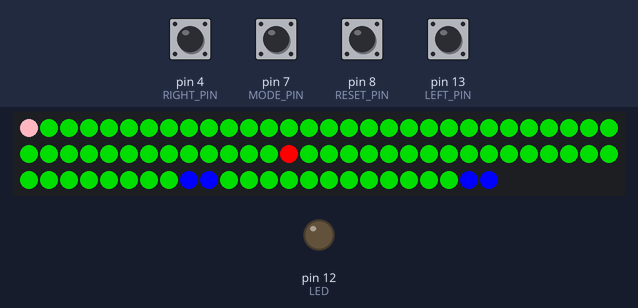
This sketch was run on a simulated Arduino Uno, built with avr-gcc and run on an emulated ATmega328P. Parts: 84 RGB LEDs in strip order, left to right, continuing on the next row, output pins drawn as LEDs (lit = HIGH). Dashed ring = blinking. The test bench sets the inputs (shaded band); at power-on: pin 4 (RIGHT_PIN), pin 7 (MODE_PIN), pin 13 (LEFT_PIN) HIGH, pin 8 (RESET_PIN) LOW.

Above: at 2.6 s.
2.7 s: pin 7 (MODE_PIN) pulled LOW for 1 s
At 2.82 s:
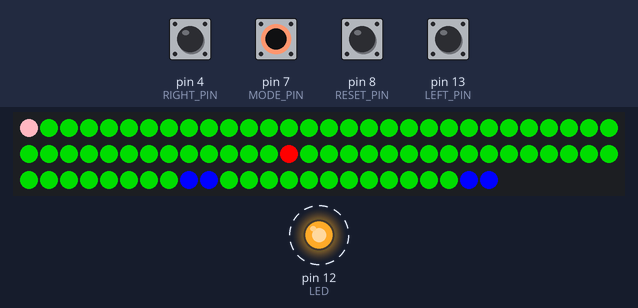
5.2 s: pin 4 (RIGHT_PIN) pulled LOW for 0.15 s
At 7.1 s:
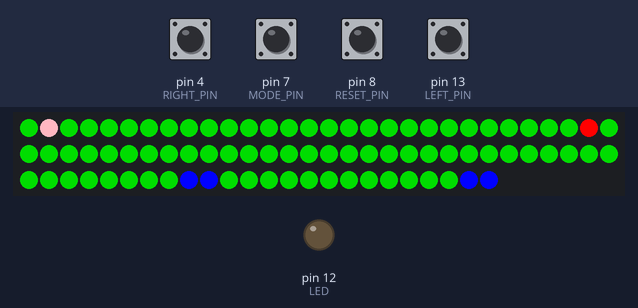
7.4 s: pin 13 (LEFT_PIN) pulled LOW for 0.15 s
At 10.24 s:
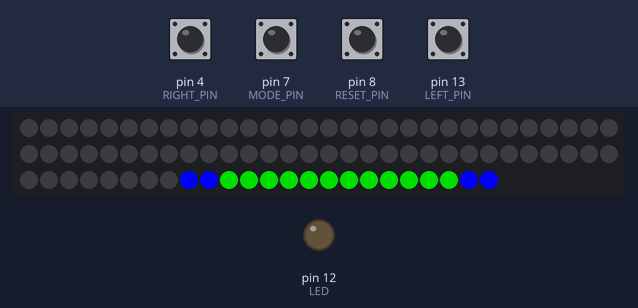
Timing chart, 0 to 11.7 s (numbered marks = the images above; inputs shaded):
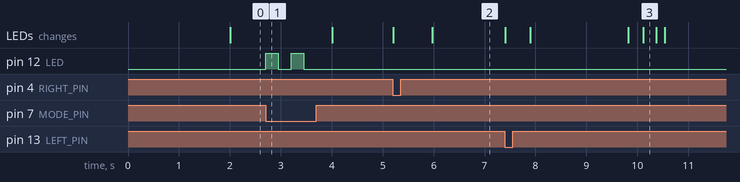

The sketch:

game.ino
```cpp
#include <Adafruit_NeoPixel.h>
#ifdef __AVR__
 #include <avr/power.h> // Required for 16 MHz Adafruit Trinket
#endif
#include "ArdoinoQueue.h"

#define LEFT_PIN   13
#define RIGHT_PIN   4
#define MODE_PIN   7
#define RESET_PIN   8
#define LED   12
int alienAcc = 0;
#define PIXEL_PIN    6  // Digital IO pin connected to the NeoPixels.

#define PIXEL_COUNT 84  // Number of NeoPixelsf

int NUM_HORIZONTAL  = 14;
int NUM_VERTICAL = 6;
ArduinoQueue<int> intQueue(84);

int dead[] = {14,28,42,56,70,15,30,44,58,71,  18,19,32,46,47,60,74,75, 22,35,37,49,50,51,63,65,77,79,  25,26,39,41,53,55,67,69,81,82};

struct Direction {
  bool right = true;
  bool down = true;

};

Direction pp[PIXEL_COUNT];
int userPosition = 0;
int alienPosition = 57;
unsigned long alienTime;
unsigned long userTime;

// Declare our NeoPixel strip object:
Adafruit_NeoPixel strip(PIXEL_COUNT, PIXEL_PIN, NEO_GRB + NEO_KHZ800);

boolean leftState = HIGH;
boolean rightState = HIGH;
boolean modeState = HIGH;
boolean stateReset = HIGH;
boolean mode  = false;    // Currently-active animation mode, 0-9

void setup() {
  pinMode(LEFT_PIN, INPUT_PULLUP);
  pinMode(RIGHT_PIN, INPUT_PULLUP);
  pinMode(MODE_PIN, INPUT_PULLUP);
  pinMode(RESET_PIN, INPUT);
  pinMode(LED,OUTPUT);
  strip.begin(); // Initialize NeoPixel strip object (REQUIRED)
  strip.show();  // Initialize all pixels to 'off'
  Serial.begin(9600);
  mazeSetup1();
  resetMap();
}

void loop() {
  long timeNow = millis();
  if (userTime + 250 < timeNow) {
    boolean leftStateNew = digitalRead(LEFT_PIN);
    boolean rightStateNew = digitalRead(RIGHT_PIN);
    boolean modeStateNew = digitalRead(MODE_PIN);
    boolean stateResetNew = digitalRead(RESET_PIN);

    // Check if state changed from high to low (button press).
    if (checkChangeState(modeStateNew, modeState)) {
      mode = !mode;
      if(mode) {
        digitalWrite(LED,HIGH);
      } else {
        digitalWrite(LED,LOW);
      }
      userTime = millis();
    } else {
      if (checkChangeState(leftStateNew, leftState)) {
        if (mode) {
          if (goUp(userPosition)) {
            strip.setPixelColor(userPosition, strip.Color(0,  150,   0));
            userPosition -= 14;
            updatePosition();
          }
        } else {
          if (goLeft(userPosition)) {
            strip.setPixelColor(userPosition, strip.Color(0, 150,   0));
            userPosition -= 1;
            updatePosition();
          }
        }
      }
      if (checkChangeState(rightStateNew, rightState)) {
        if (mode) {
          if (goDown(userPosition)) {
            strip.setPixelColor(userPosition, strip.Color(0, 150,   0));
            userPosition += 14;
            updatePosition();
          }
        } else {
          if (goRight(userPosition)) {
            strip.setPixelColor(userPosition, strip.Color(0, 150,   0));
            userPosition += 1;
            updatePosition();
          }
        }
      }
    }
  }
  checkAlien();

}

void checkGameOver() {
  if (alienPosition == userPosition) {
    writeDead();
    strip.setPixelColor(0, strip.Color(0,0,0));
    strip.setPixelColor(1, strip.Color(0,0,0));
    strip.setPixelColor(2, strip.Color(0,0,0));
    strip.show();
    delay(5000);
    resetMap();
  }
}

void resetMap() {
  while(!intQueue.isEmpty()) {
    intQueue.dequeue();
  }
  userPosition = 0;
  alienPosition = 57;
  mode  = false;
  alienAcc = 0;
  digitalWrite(LED,LOW);
  for(int i=0; i<PIXEL_COUNT; i++) { // For each pixel...
    strip.setPixelColor(i, strip.Color(0, 150, 0));
  }
  alienTime = millis();
  userTime = millis();
  intQueue.enqueue(43);
  intQueue.enqueue(29);
  intQueue.enqueue(28);
  intQueue.enqueue(14);
  intQueue.enqueue(0);
  strip.setPixelColor(userPosition,strip.Color(255,182,193));
  strip.setPixelColor(alienPosition,strip.Color(255,0,0));
  strip.setPixelColor(68,strip.Color(0,0,255));
  strip.setPixelColor(69,strip.Color(0,0,255));
  strip.setPixelColor(82,strip.Color(0,0,255));
  strip.setPixelColor(83,strip.Color(0,0,255));
  strip.show();   // Send the updated pixel colors to the hardware.

}

void colorWipe(uint32_t color, int wait) {
  for(int i=0; i< PIXEL_COUNT; i++) { // For each pixel in strip...
    strip.setPixelColor(i, color);         //  Set pixel's color (in RAM)
    strip.show();                          //  Update strip to match
    delay(wait);                           //  Pause for a moment
  }
}

void writeDead() {
  colorWipe(strip.Color(0,0,0), 1);
  for(int i = 0; i < sizeof(dead); i++) {
     strip.setPixelColor(dead[i], strip.Color(255,0,0));         //  Set pixel's color (in RAM)
     strip.show();                          //  Update strip to match
     delay(1);
  }
}

void rainbow(int wait) {
  for(long firstPixelHue = 0; firstPixelHue < 3*65536; firstPixelHue += 256) {
    for(int i=0; i<strip.numPixels(); i++) { // For each pixel in strip...
      int pixelHue = firstPixelHue + (i * 65536L / strip.numPixels());
      strip.setPixelColor(i, strip.gamma32(strip.ColorHSV(pixelHue)));
    }
    strip.show(); // Update strip with new contents
    delay(wait);  // Pause for a moment
  }
}

void checkAlien() {
  long timeNow = millis();
  //
  if (alienTime + 2000- (alienAcc*40) < timeNow) {
     alienTime = timeNow;
     updateAlienPosition();
     checkGameOver();
  }
}

void updateAlienPosition() {
   strip.setPixelColor(alienPosition,strip.Color(0,   150,   0));
   alienPosition = intQueue.dequeue();
   strip.setPixelColor(alienPosition,strip.Color(255,   0,   0));
   strip.show();
}

void updatePosition(){
  alienAcc++;
  int alienAcc = 0;
  intQueue.enqueue(userPosition);
  strip.setPixelColor(userPosition,strip.Color(255,182,193));
  strip.show();
  userTime = millis();
  if (userPosition == 68) {
    rainbow(1);
    delay(5000);
    resetMap();
  }
}

bool checkChangeState(boolean newState, boolean oldState) {
  if((newState == LOW) && (oldState == HIGH)) {
    return true;
  }
  return false;
}

void mazeSetup1() {
  pp[1].down = false;
  pp[2].down = false;
  pp[4].right = false;
  pp[6].down = false;
  pp[7].down = false;
  pp[8].down = false;
  pp[10].down = false;
  pp[12].right = false;
  //Reihe 2
  pp[15].down = false;
  pp[17].down = false;
  pp[21].down = false;
  pp[22].down = false;
  pp[25].down = false;
  pp[24].down = false;
  pp[15].right = false;
  pp[17].right = false;
  pp[18].right = false;
  pp[19].right = false;
  pp[23].right = false;
  pp[25].right = false;
  pp[26].right = false;
  //Reihe 3
  pp[28].down = false;
  pp[31].down = false;
  pp[32].down = false;
  pp[34].down = false;
  pp[36].down = false;
  pp[37].down = false;
  pp[40].down = false;
  pp[29].right = false;
  pp[30].right = false;
  pp[32].right = false;
  pp[33].right = false;
  pp[34].right = false;
  pp[37].right = false;
  pp[39].right = false;
  //Reihe 4
  pp[44].down = false;
  pp[45].down = false;
  pp[47].down = false;
  pp[51].down = false;
  pp[55].down = false;
  pp[42].right = false;
  pp[43].right = false;
  pp[46].right = false;
  pp[48].right = false;
  pp[49].right = false;
  pp[52].right = false;
  pp[54].right = false;
  //Reihe 5
  pp[57].down = false;
  pp[58].down = false;
  pp[60].down = false;
  pp[61].down = false;
  pp[62].down = false;
  pp[64].down = false;
  pp[65].down = false;
  pp[56].right = false;
  pp[57].right = false;
  pp[59].right = false;
  pp[62].right = false;
  pp[63].right = false;
  pp[65].right = false;
  pp[66].right = false;
  pp[67].right = false;
  //Reihe
  pp[80].right = false;
  pp[81].right = false;
}


/**
* returns true if it is possible to go left from the given {position}
*/
bool goLeft(int position) {
  if (position % NUM_HORIZONTAL == 0) {
    return false;
  } else {
    return goRight(position - 1);
  }
}


bool goRight(int position) {
  if (pp[position].right) {
    if (position % NUM_HORIZONTAL == 13) {
        return false;
    } else {
      return true;
    }
  } else {
    return false;
  }
}


bool goUp(int position) {
  if (position / NUM_HORIZONTAL == 0) {
    return false;
  } else {
    return goDown(position - 14);
  }
}


bool goDown(int position) {
  if (pp[position].down) {
    if (position / NUM_HORIZONTAL == 5) {
      return false;
    } else {
      return true;
    }
  } else {
    return false;
  }
}
```

ArdoinoQueue.h
```cpp
/*
    Author: Einar Arnason
    email: einsiarna@gmail.com
    A lightweight linked list type queue implementation,
    meant for microcontrollers.
    Usage and further info:
    https://github.com/EinarArnason/ArduinoQueue
*/

#pragma once

#if defined(ARDUINO) && ARDUINO >= 100
#include "Arduino.h"
#elif defined(ARDUINO) && ARDUINO < 100
#include "WProgram.h"
#endif

#if __cplusplus <= 199711L
#define nullptr NULL
#endif

template <typename T>
class ArduinoQueue {
  class Node {
   public:
    T item;
    Node* next;

    Node() { next = nullptr; }
    ~Node() { next = nullptr; }
  };

  Node* head;
  Node* tail;
  unsigned int maxItems;
  unsigned int maxMemory;
  unsigned int count;

 public:
  ArduinoQueue(unsigned int maxItems = (unsigned int)-1,
               unsigned int maxMemory = (unsigned int)-1) {
    this->head = nullptr;
    this->tail = nullptr;
    this->count = 0;
    this->maxMemory = maxMemory;
    this->maxItems = maxMemory / sizeof(Node);

    if (maxItems != 0 && this->maxItems > maxItems) {
      this->maxItems = maxItems;
    }
  }

  ~ArduinoQueue() {
    for (Node* node = head; node != nullptr; node = head) {
      head = node->next;
      delete node;
    }
  }

  /*
    Push an item to the queue.
    Returns false if memory is
    full, or true if the item
    was added to queue.
  */
  bool enqueue(T item) {
    if (count == maxItems) {
      return false;
    }

    Node* node = new Node;
    if (node == nullptr) {
      return false;
    }

    node->item = item;

    if (head == nullptr) {
      head = node;
      tail = node;
      count++;

      return true;
    }

    tail->next = node;
    tail = node;
    count++;

    return true;
  }

  /*
    Pop the front of the queue.
    Because exceptions are not
    usually implemented for
    microcontrollers, if queue
    is empty, a dummy item is
    returned.
  */
  T dequeue() {
    if ((count == 0) || (head == nullptr)) {
      return T();
    }

    Node* node = head;
    head = node->next;
    T item = node->item;
    delete node;
    node = nullptr;

    if (head == nullptr) {
      tail = nullptr;
    }

    count--;
    return item;
  }

  /*
    Returns true if the queue
    is empty, false otherwise.
  */
  bool isEmpty() { return head == nullptr; }

  /*
    Returns true if the queue
    is full, false otherwise.
  */
  bool isFull() { return count == maxItems; }

  /*
    Returns the number of items
    currently in the queue.
  */
  unsigned int itemCount() { return count; }

  /*
    Returns the size of the
    queue item in bytes.
  */
  unsigned int itemSize() { return sizeof(Node); }

  /*
    Returns the size of the queue
    (maximum number of items)
  */
  unsigned int maxQueueSize() { return maxItems; }

  /*
    Returns the size of the queue
    (maximum size in bytes)
  */
  unsigned int maxMemorySize() { return maxMemory; }

  /*
    Get the item in the front
    of the queue.
    Because exceptions are not
    usually implemented for
    microcontrollers, if queue
    is empty, a dummy item is
    returned.
  */
  T getHead() {
    if ((count == 0) || (head == nullptr)) {
      return T();
    }

    T item = head->item;
    return item;
  }

  /*
    Get the item in the back
    of the queue.
    Because exceptions are not
    usually implemented for
    microcontrollers, if queue
    is empty, a dummy item is
    returned.
  */
  T getTail() {
    if ((count == 0) || (head == nullptr)) {
      return T();
    }

    T item = tail->item;
    return item;
  }

  T* getHeadPtr() {
    if ((count == 0) || (head == nullptr)) {
      return nullptr;
    }

    return &(head->item);
  }

  T* getTailPtr() {
    if ((count == 0) || (head == nullptr)) {
      return nullptr;
    }

    return &(tail->item);
  }

  /*
    Depricated functions
  */

  // Depricated, use getHead() instead
  T front() { return getHead(); }
  // Depricated, use itemCount() instead
  unsigned int item_count() { return itemCount(); }
  // Depricated, use itemSize() instead
  unsigned int item_size() { return itemSize(); }
  // Depricated, use maxQueueSize() instead
  unsigned int max_queue_size() { return maxQueueSize(); }
  // Depricated, use maxMemorySize() instead
  unsigned int max_memory_size() { return maxMemorySize(); }
};
```

Measured:
- after the input at 2.7 s, pin 12 (LED): alternates HIGH for 0.25 s and LOW for 0.25 s, 4 changes in all, then stays LOW, starting at once
- after the input at 5.2 s, the LEDs: first change at once (image 2 shows a later state)
